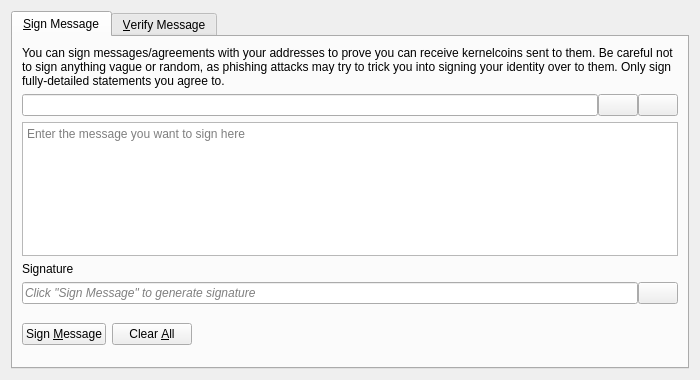
<?xml version="1.0" encoding="UTF-8"?>
<ui version="4.0">
 <class>SignVerifyMessageDialog</class>
 <widget class="QDialog" name="SignVerifyMessageDialog">
  <property name="geometry">
   <rect>
    <x>0</x>
    <y>0</y>
    <width>700</width>
    <height>380</height>
   </rect>
  </property>
  <property name="windowTitle">
   <string>Signatures - Sign / Verify a Message</string>
  </property>
  <property name="modal">
   <bool>true</bool>
  </property>
  <layout class="QVBoxLayout" name="verticalLayout">
   <item>
    <widget class="QTabWidget" name="tabWidget">
     <property name="currentIndex">
      <number>0</number>
     </property>
     <widget class="QWidget" name="tabSignMessage">
      <attribute name="title">
       <string>&amp;Sign Message</string>
      </attribute>
      <layout class="QVBoxLayout" name="verticalLayout_SM">
       <item>
        <widget class="QLabel" name="infoLabel_SM">
         <property name="text">
          <string>You can sign messages/agreements with your addresses to prove you can receive kernelcoins sent to them. Be careful not to sign anything vague or random, as phishing attacks may try to trick you into signing your identity over to them. Only sign fully-detailed statements you agree to.</string>
         </property>
         <property name="textFormat">
          <enum>Qt::PlainText</enum>
         </property>
         <property name="wordWrap">
          <bool>true</bool>
         </property>
        </widget>
       </item>
       <item>
        <layout class="QHBoxLayout" name="horizontalLayout_1_SM">
         <property name="spacing">
          <number>0</number>
         </property>
         <item>
          <widget class="QValidatedLineEdit" name="addressIn_SM">
           <property name="toolTip">
            <string>The Kernelcoin address to sign the message with</string>
           </property>
          </widget>
         </item>
         <item>
          <widget class="QPushButton" name="addressBookButton_SM">
           <property name="toolTip">
            <string>Choose previously used address</string>
           </property>
           <property name="text">
            <string/>
           </property>
           <property name="icon">
            <iconset resource="../bitcoin.qrc">
             <normaloff>:/icons/address-book</normaloff>:/icons/address-book</iconset>
           </property>
           <property name="shortcut">
            <string>Alt+A</string>
           </property>
           <property name="autoDefault">
            <bool>false</bool>
           </property>
          </widget>
         </item>
         <item>
          <widget class="QPushButton" name="pasteButton_SM">
           <property name="toolTip">
            <string>Paste address from clipboard</string>
           </property>
           <property name="text">
            <string/>
           </property>
           <property name="icon">
            <iconset resource="../bitcoin.qrc">
             <normaloff>:/icons/editpaste</normaloff>:/icons/editpaste</iconset>
           </property>
           <property name="shortcut">
            <string>Alt+P</string>
           </property>
           <property name="autoDefault">
            <bool>false</bool>
           </property>
          </widget>
         </item>
        </layout>
       </item>
       <item>
        <widget class="QPlainTextEdit" name="messageIn_SM">
         <property name="toolTip">
          <string>Enter the message you want to sign here</string>
         </property>
         <property name="placeholderText">
          <string>Enter the message you want to sign here</string>
         </property>
        </widget>
       </item>
       <item>
        <widget class="QLabel" name="signatureLabel_SM">
         <property name="text">
          <string>Signature</string>
         </property>
         <property name="textFormat">
          <enum>Qt::PlainText</enum>
         </property>
        </widget>
       </item>
       <item>
        <layout class="QHBoxLayout" name="horizontalLayout_2_SM">
         <property name="spacing">
          <number>0</number>
         </property>
         <item>
          <widget class="QLineEdit" name="signatureOut_SM">
           <property name="placeholderText">
            <string>Click "Sign Message" to generate signature</string>
           </property>
           <property name="font">
            <font>
             <italic>true</italic>
            </font>
           </property>
           <property name="readOnly">
            <bool>true</bool>
           </property>
          </widget>
         </item>
         <item>
          <widget class="QPushButton" name="copySignatureButton_SM">
           <property name="toolTip">
            <string>Copy the current signature to the system clipboard</string>
           </property>
           <property name="text">
            <string/>
           </property>
           <property name="icon">
            <iconset resource="../bitcoin.qrc">
             <normaloff>:/icons/editcopy</normaloff>:/icons/editcopy</iconset>
           </property>
           <property name="autoDefault">
            <bool>false</bool>
           </property>
          </widget>
         </item>
        </layout>
       </item>
       <item>
        <layout class="QHBoxLayout" name="horizontalLayout_3_SM">
         <item>
          <widget class="QPushButton" name="signMessageButton_SM">
           <property name="toolTip">
            <string>Sign the message to prove you own this Kernelcoin address</string>
           </property>
           <property name="text">
            <string>Sign &amp;Message</string>
           </property>
           <property name="icon">
            <iconset resource="../bitcoin.qrc">
             <normaloff>:/icons/edit</normaloff>:/icons/edit</iconset>
           </property>
           <property name="autoDefault">
            <bool>false</bool>
           </property>
          </widget>
         </item>
         <item>
          <widget class="QPushButton" name="clearButton_SM">
           <property name="toolTip">
            <string>Reset all sign message fields</string>
           </property>
           <property name="text">
            <string>Clear &amp;All</string>
           </property>
           <property name="icon">
            <iconset resource="../bitcoin.qrc">
             <normaloff>:/icons/remove</normaloff>:/icons/remove</iconset>
           </property>
           <property name="autoDefault">
            <bool>false</bool>
           </property>
          </widget>
         </item>
         <item>
          <spacer name="horizontalSpacer_1_SM">
           <property name="orientation">
            <enum>Qt::Horizontal</enum>
           </property>
           <property name="sizeHint" stdset="0">
            <size>
             <width>40</width>
             <height>48</height>
            </size>
           </property>
          </spacer>
         </item>
         <item>
          <widget class="QLabel" name="statusLabel_SM">
           <property name="font">
            <font>
             <weight>75</weight>
             <bold>true</bold>
            </font>
           </property>
           <property name="text">
            <string/>
           </property>
           <property name="wordWrap">
            <bool>true</bool>
           </property>
          </widget>
         </item>
         <item>
          <spacer name="horizontalSpacer_2_SM">
           <property name="orientation">
            <enum>Qt::Horizontal</enum>
           </property>
           <property name="sizeHint" stdset="0">
            <size>
             <width>40</width>
             <height>48</height>
            </size>
           </property>
          </spacer>
         </item>
        </layout>
       </item>
      </layout>
     </widget>
     <widget class="QWidget" name="tabVerifyMessage">
      <attribute name="title">
       <string>&amp;Verify Message</string>
      </attribute>
      <layout class="QVBoxLayout" name="verticalLayout_VM">
       <item>
        <widget class="QLabel" name="infoLabel_VM">
         <property name="text">
          <string>Enter the receiver's address, message (ensure you copy line breaks, spaces, tabs, etc. exactly) and signature below to verify the message. Be careful not to read more into the signature than what is in the signed message itself, to avoid being tricked by a man-in-the-middle attack. Note that this only proves the signing party receives with the address, it cannot prove sendership of any transaction!</string>
         </property>
         <property name="textFormat">
          <enum>Qt::PlainText</enum>
         </property>
         <property name="alignment">
          <set>Qt::AlignLeading|Qt::AlignLeft|Qt::AlignTop</set>
         </property>
         <property name="wordWrap">
          <bool>true</bool>
         </property>
        </widget>
       </item>
       <item>
        <layout class="QHBoxLayout" name="horizontalLayout_1_VM">
         <property name="spacing">
          <number>0</number>
         </property>
         <item>
          <widget class="QValidatedLineEdit" name="addressIn_VM">
           <property name="toolTip">
            <string>The Kernelcoin address the message was signed with</string>
           </property>
          </widget>
         </item>
         <item>
          <widget class="QPushButton" name="addressBookButton_VM">
           <property name="toolTip">
            <string>Choose previously used address</string>
           </property>
           <property name="text">
            <string/>
           </property>
           <property name="icon">
            <iconset resource="../bitcoin.qrc">
             <normaloff>:/icons/address-book</normaloff>:/icons/address-book</iconset>
           </property>
           <property name="shortcut">
            <string>Alt+A</string>
           </property>
           <property name="autoDefault">
            <bool>false</bool>
           </property>
          </widget>
         </item>
        </layout>
       </item>
       <item>
        <widget class="QPlainTextEdit" name="messageIn_VM">
          <property name="toolTip">
            <string>The signed message to verify</string>
          </property>
          <property name="placeholderText">
            <string>The signed message to verify</string>
          </property>
        </widget>
       </item>
       <item>
        <widget class="QValidatedLineEdit" name="signatureIn_VM">
          <property name="toolTip">
            <string>The signature given when the message was signed</string>
          </property>
          <property name="placeholderText">
            <string>The signature given when the message was signed</string>
          </property>
        </widget>
       </item>
       <item>
        <layout class="QHBoxLayout" name="horizontalLayout_2_VM">
         <item>
          <widget class="QPushButton" name="verifyMessageButton_VM">
           <property name="toolTip">
            <string>Verify the message to ensure it was signed with the specified Kernelcoin address</string>
           </property>
           <property name="text">
            <string>Verify &amp;Message</string>
           </property>
           <property name="icon">
            <iconset resource="../bitcoin.qrc">
             <normaloff>:/icons/transaction_0</normaloff>:/icons/transaction_0</iconset>
           </property>
           <property name="autoDefault">
            <bool>false</bool>
           </property>
          </widget>
         </item>
         <item>
          <widget class="QPushButton" name="clearButton_VM">
           <property name="toolTip">
            <string>Reset all verify message fields</string>
           </property>
           <property name="text">
            <string>Clear &amp;All</string>
           </property>
           <property name="icon">
            <iconset resource="../bitcoin.qrc">
             <normaloff>:/icons/remove</normaloff>:/icons/remove</iconset>
           </property>
           <property name="autoDefault">
            <bool>false</bool>
           </property>
          </widget>
         </item>
         <item>
          <spacer name="horizontalSpacer_1_VM">
           <property name="orientation">
            <enum>Qt::Horizontal</enum>
           </property>
           <property name="sizeHint" stdset="0">
            <size>
             <width>40</width>
             <height>48</height>
            </size>
           </property>
          </spacer>
         </item>
         <item>
          <widget class="QLabel" name="statusLabel_VM">
           <property name="font">
            <font>
             <weight>75</weight>
             <bold>true</bold>
            </font>
           </property>
           <property name="text">
            <string/>
           </property>
           <property name="wordWrap">
            <bool>true</bool>
           </property>
          </widget>
         </item>
         <item>
          <spacer name="horizontalSpacer_2_VM">
           <property name="orientation">
            <enum>Qt::Horizontal</enum>
           </property>
           <property name="sizeHint" stdset="0">
            <size>
             <width>40</width>
             <height>48</height>
            </size>
           </property>
          </spacer>
         </item>
        </layout>
       </item>
      </layout>
     </widget>
    </widget>
   </item>
  </layout>
 </widget>
 <customwidgets>
  <customwidget>
   <class>QValidatedLineEdit</class>
   <extends>QLineEdit</extends>
   <header>qt/qvalidatedlineedit.h</header>
  </customwidget>
 </customwidgets>
 <resources>
  <include location="../bitcoin.qrc"/>
 </resources>
 <connections/>
</ui>
